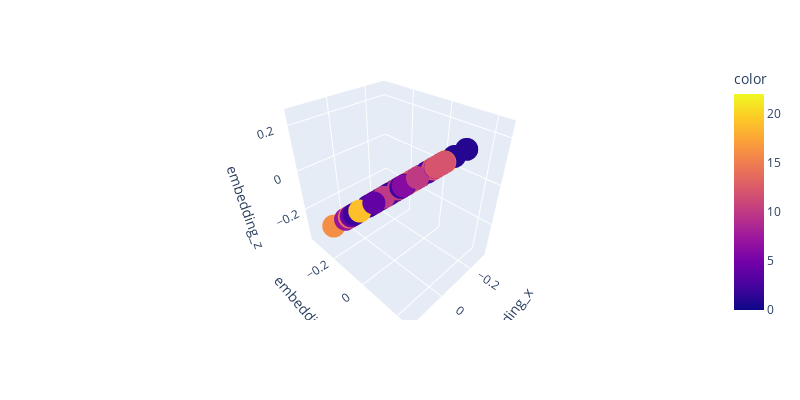

Notebook code cell kept with this figure:
### Code cell
import plotly.express as px

fig = px.scatter_3d(data, x = xs, y = ys, z = zs, color = labels, hover_name=names, width=800, height=400)
fig.show()
